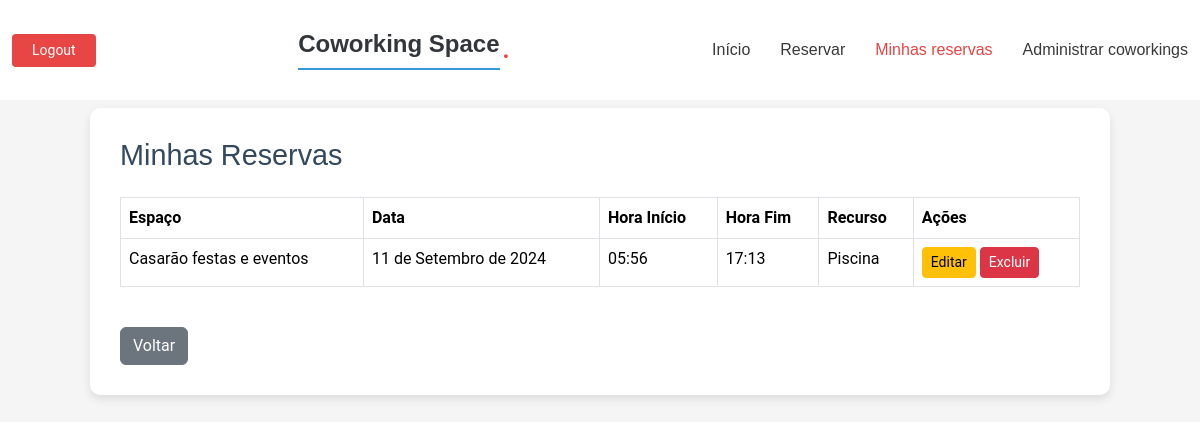
/minhas-reservas/ (signed in), run on an earlier commit of the app's database.
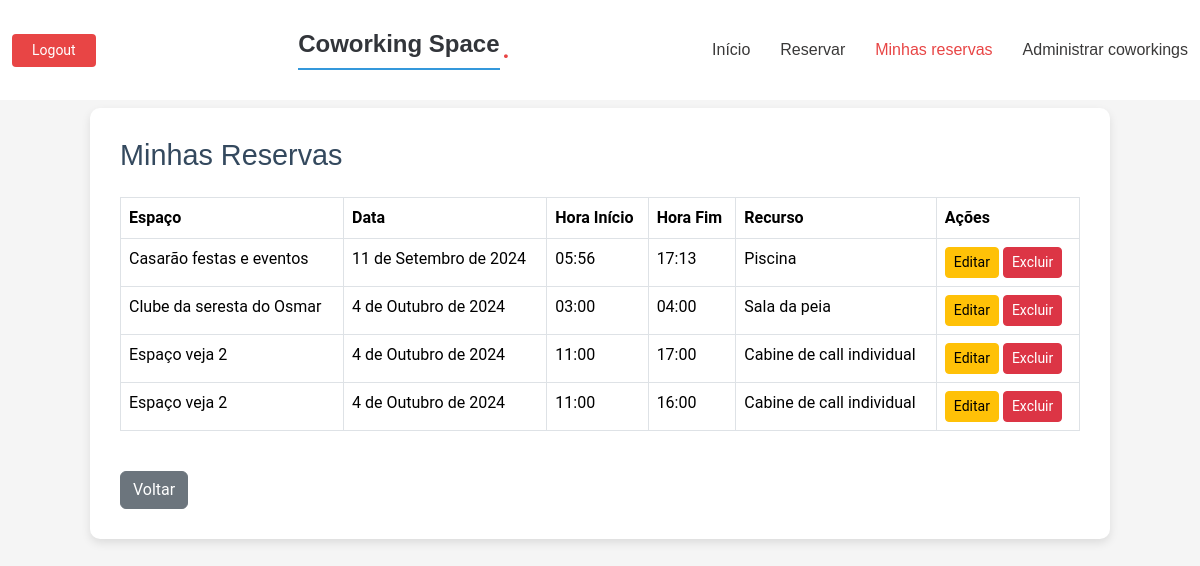
And on a later commit of the database.
### reservas/models.py (models this page shows, shortened)
class Reserva(models.Model):
    espaco = models.ForeignKey(EspacoCoworking, on_delete=models.CASCADE)
    usuario = models.ForeignKey( User, on_delete=models.CASCADE, blank=True, null=True)
    data_reserva = models.DateField()
    recurso = models.ForeignKey(RecursosEspacoCoworking, on_delete=models.CASCADE)
    hora_inicio = models.TimeField(blank=True, null=True)
    hora_fim = models.TimeField(blank=True, null=True)
    class Meta:
        verbose_name = "Reserva"
        verbose_name_plural = "Reservas"
        ordering = ['data_reserva', 'hora_inicio']

class EspacoCoworking(models.Model):
    nome = models.CharField(max_length=100)
    endereco = models.CharField(max_length=200)
    frase_destaque = models.CharField(max_length=100, blank=True, null=True)
    descricao = models.TextField(blank=True, null=True)
    capacidade = models.IntegerField()
    preco_por_hora = models.DecimalField(max_digits=10, decimal_places=2)
    latitude = models.FloatField(default=0)
    longitude = models.FloatField(default=0)
    prioridade = models.IntegerField(default=0, blank=True, null=True)
    palavras_chave = models.TextField(blank=True, null=True, help_text='Separado por -')
    instagram = models.URLField(max_length=255, blank=True, null=True)
    facebook = models.URLField(max_length=255, blank=True, null=True)
    linkedin = models.URLField(max_length=255, blank=True, null=True)
    nome_espaco = models.CharField(max_length=255, blank=True, null=True)
    razao_social = models.CharField(max_length=255, blank=True, null=True)
    cep = models.CharField(max_length=20, blank=True, null=True)
    pais = models.CharField(max_length=100, blank=True, null=True)
    uf = models.CharField(max_length=2, blank=True, null=True)
    cidade = models.CharField(max_length=100, blank=True, null=True)
    bairro = models.CharField(max_length=100, blank=True, null=True)
    logradouro = models.CharField(max_length=255, blank=True, null=True)
    numero = models.CharField(max_length=10, blank=True, null=True)
    complemento = models.CharField(max_length=255, blank=True, null=True)
    logo = models.ImageField(upload_to='logos/', blank=True, null=True)
    foto_horizontal = models.ImageField(upload_to='fotos_espaco/', blank=True, null=True)
    nome_proprietario = models.CharField(max_length=255, blank=True, null=True)
    email_proprietario = models.EmailField(blank=True, null=True)
    telefone_proprietario = models.CharField(max_length=20, blank=True, null=True)
    nome_gerente = models.CharField(max_length=255, blank=True, null=True)
    email_gerente = models.EmailField(blank=True, null=True)
    telefone_gerente = models.CharField(max_length=20, blank=True, null=True)
    titular_conta = models.CharField(max_length=255, blank=True, null=True)
    banco = models.CharField(max_length=100, blank=True, null=True)
    agencia = models.CharField(max_length=20, blank=True, null=True)
    conta = models.CharField(max_length=20, blank=True, null=True)
    tipo_conta = models.CharField(max_length=50, blank=True, null=True)
    tipo_pix = models.CharField(max_length=50, blank=True, null=True)
    pix = models.CharField(max_length=100, blank=True, null=True)
    cafe = models.BooleanField(default=False)
    cha = models.BooleanField(default=False)
    massagem = models.BooleanField(default=False)
    outros_diferenciais = models.CharField(max_length=255, blank=True, null=True)
    wifi = models.BooleanField(default=False)
    acessibilidade = models.BooleanField(default=False)
    acesso24h = models.BooleanField(default=False)
    playground_kids = models.BooleanField(default=False)
    ar_condicionado = models.BooleanField(default=False)
    area_alimentacao = models.BooleanField(default=False)
    biblioteca = models.BooleanField(default=False)
    cabine_call = models.BooleanField(default=False)
    cozinha = models.BooleanField(default=False)
    espaco_pet = models.BooleanField(default=False)
    espaco_convivencia = models.BooleanField(default=False)
    lounge = models.BooleanField(default=False)
    galeria_arte = models.BooleanField(default=False)
    geladeira = models.BooleanField(default=False)
    gerador_eletricidade = models.BooleanField(default=False)
    jardim = models.BooleanField(default=False)
    quadro_branco = models.BooleanField(default=False)
    recepcao = models.BooleanField(default=False)
    sala_descompressao = models.BooleanField(default=False)
    sala_jogos = models.BooleanField(default=False)
    varanda = models.BooleanField(default=False)
    vestuario = models.BooleanField(default=False)
    velocidade_internet = models.CharField(max_length=50, blank=True, null=True)
    auditorio = models.BooleanField(default=False)
    cafeteria = models.BooleanField(default=False)
    coliving = models.BooleanField(default=False)
    espaco_eventos = models.BooleanField(default=False)
    estudio_gravacao = models.BooleanField(default=False)
    restaurante = models.BooleanField(default=False)
    fotos_area_comum = models.ImageField(upload_to='fotos_areas_comuns/', blank=True, null=True)
    fotos_area_compartilhada = models.ImageField(upload_to='fotos_areas_compartilhadas/', blank=True, null=True)
    fotos_salas_privativas = models.ImageField(upload_to='fotos_salas_privativas/', blank=True, null=True)
    outras_fotos = models.ImageField(upload_to='outras_fotos/', blank=True, null=True)
    proprietario = models.ForeignKey(User, on_delete=models.CASCADE)
    class Meta:
        verbose_name = "Espaço de Coworking"
        verbose_name_plural = "Espaços de Coworking"
        ordering = ['prioridade']  # Ordena os espaços pelo nome de forma padrão

class RecursosEspacoCoworking(models.Model):
    espaco_coworking = models.ForeignKey(EspacoCoworking, on_delete=models.CASCADE, related_name='recursos')
    nome_recurso = models.CharField(max_length=100)
    descricao = models.TextField()
    quantidade = models.PositiveIntegerField()
    disponivel = models.BooleanField(default=True)
    class Meta:
        verbose_name = "Recurso"
        verbose_name_plural = "Recursos"
        ordering = ['nome_recurso']  # Ordena os espaços pelo nome de forma padrão

### reservas/views.py (the view)
# urls.py: path('minhas-reservas/', reservas_views.listar_reservas, name='listar_reservas'),
@login_required
def listar_reservas(request):
    reservas = Reserva.objects.filter(usuario=request.user)
    return render(request, 'reservas/listar_reservas.html', {'reservas': reservas})

### reservas/templates/reservas/listar_reservas.html (shortened to what this page needs)
{% load static %}
<!DOCTYPE html>
<html lang="en">
<head>
     <link href="{% static 'vendor/bootstrap/css/bootstrap.min.css' %}" rel="stylesheet">
     <link href="{% static 'vendor/bootstrap-icons/bootstrap-icons.css' %}" rel="stylesheet">
     <link href="{% static 'css/main.css' %}" rel="stylesheet">
     <link rel="stylesheet" type="text/css" href="{% static 'reservas/styles.css' %}">
</head>
<body>
     <header id="header" class="header d-flex align-items-center fixed-top">
        <div class="container-fluid position-relative d-flex align-items-center justify-content-between">
            <a href="{% url 'index' %}" class="logo d-flex align-items-center me-auto me-xl-0">
                <h1 class="sitename">Coworking Space</h1><span>.</span>
            </a>
            <nav id="navmenu" class="navmenu">
                <ul>
                    <li><a href="{% url 'index' %}" >Início</a></li>
                    {% if user.is_authenticated %}
                        <li><a href="{% url 'lista_espacos' %}">Reservar</a></li>
                        <li><a href="{% url 'listar_reservas' %}" class="active">Minhas reservas</a></li>
                        <li><a href="{% url 'administrar_espacos' %}">Administrar coworkings</a></li>
                    {% endif %}
                </ul>
            </nav>
            <div>
                {% if user.is_authenticated %}
                    <form method="post" action="{% url 'logout' %}">
                        <button type="submit" class="btn-getstarted">Logout</button>
                    </form>
                {% else %}
                    <a class="btn-getstarted" href="{% url 'register' %}">Login / Registre-se</a>
                {% endif %}
            </div>
        </div>
    </header>
    <main class="container custom-container mt-5">
        <div class="">
            <h2 class="mb-4">Minhas Reservas</h2>
            <table class="table table-bordered">
                <thead class="thead-light">
                    <tr>
                        <th>Espaço</th>
                        <th>Data</th>
                        <th>Hora Início</th>
                        <th>Hora Fim</th>
                        <th>Recurso</th>
                        <th>Ações</th>
                    </tr>
                </thead>
                <tbody>
                    {% for reserva in reservas %}
                    <tr>
                        <td>{{ reserva.espaco.nome }}</td>
                        <td>{{ reserva.data_reserva }}</td>
                        <td>{{ reserva.hora_inicio }}</td>
                        <td>{{ reserva.hora_fim }}</td>
                        <td>{{ reserva.recurso.nome_recurso }}</td>
                        <td>
                            <a href="{% url 'editar_reserva' reserva.id %}" class="btn btn-warning btn-sm">Editar</a>
                            <a href="{% url 'excluir_reserva' reserva.id %}" class="btn btn-danger btn-sm">Excluir</a>
                        </td>
                    </tr>
                    {% endfor %}
                </tbody>
            </table>
        </div>
        <a href="{% url 'lista_espacos' %}" class="btn btn-secondary mt-4">Voltar</a>
    </main>
</body>
</html>

What changed in the data, as far as the page shows it:
added Reserva: espaco.nome "Clube da seresta do Osmar", data_reserva "4 de Outubro de 2024", hora_inicio "03:00", hora_fim "04:00", recurso.nome_recurso "Sala da peia"
added Reserva: espaco.nome "Espaço veja 2", data_reserva "4 de Outubro de 2024", hora_inicio "11:00", hora_fim "17:00", recurso.nome_recurso "Cabine de call individual"
added Reserva: espaco.nome "Espaço veja 2", data_reserva "4 de Outubro de 2024", hora_inicio "11:00", hora_fim "16:00", recurso.nome_recurso "Cabine de call individual"
